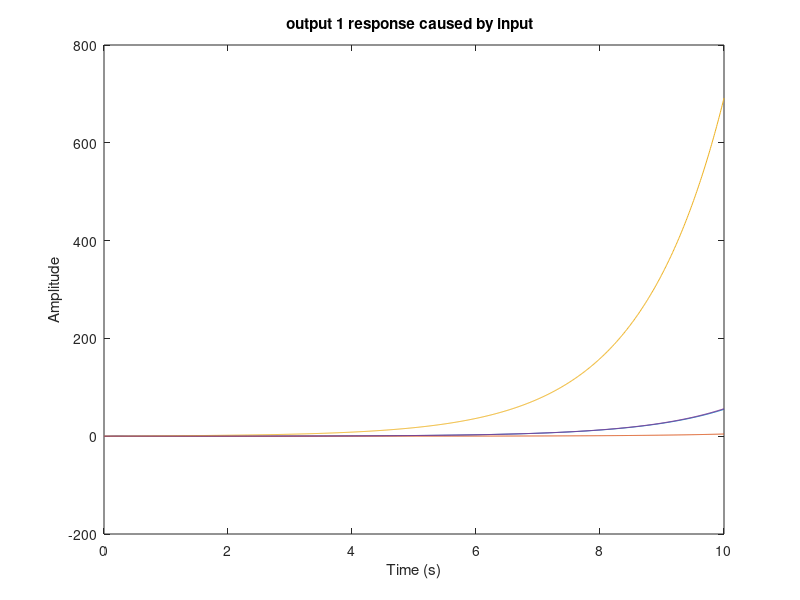
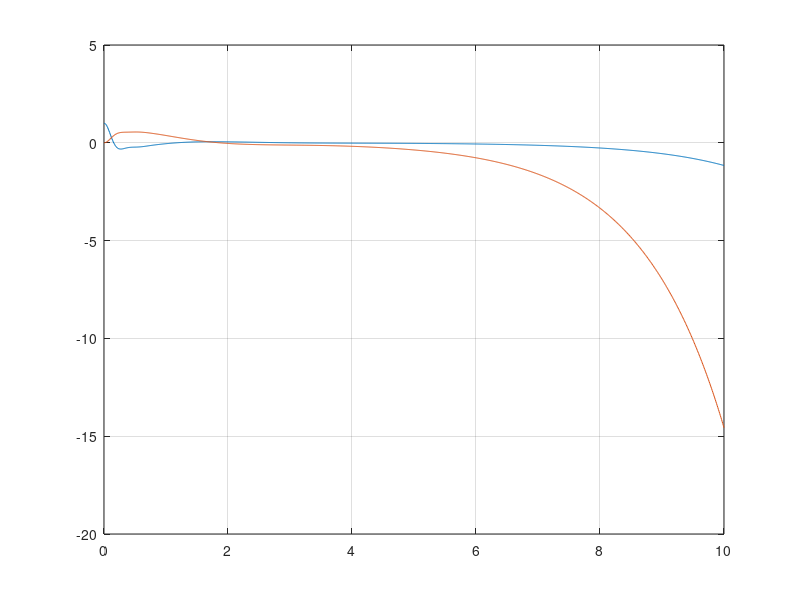
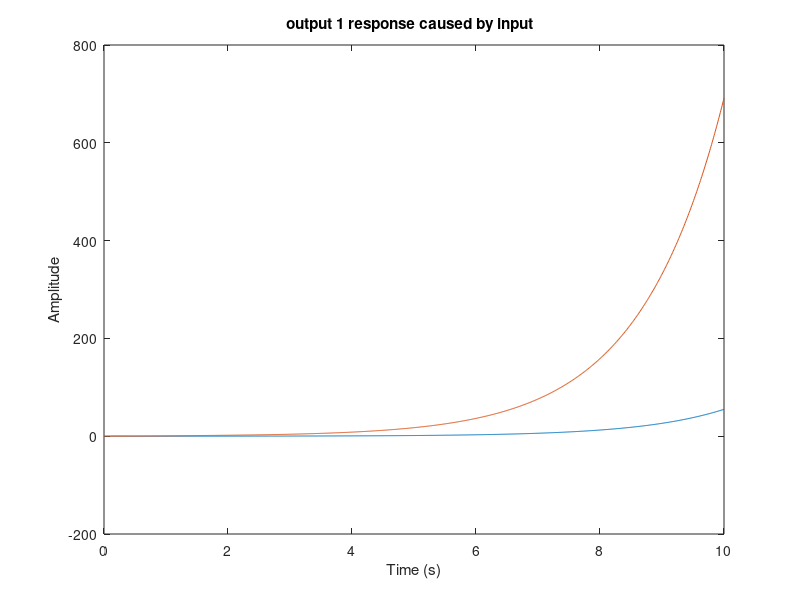
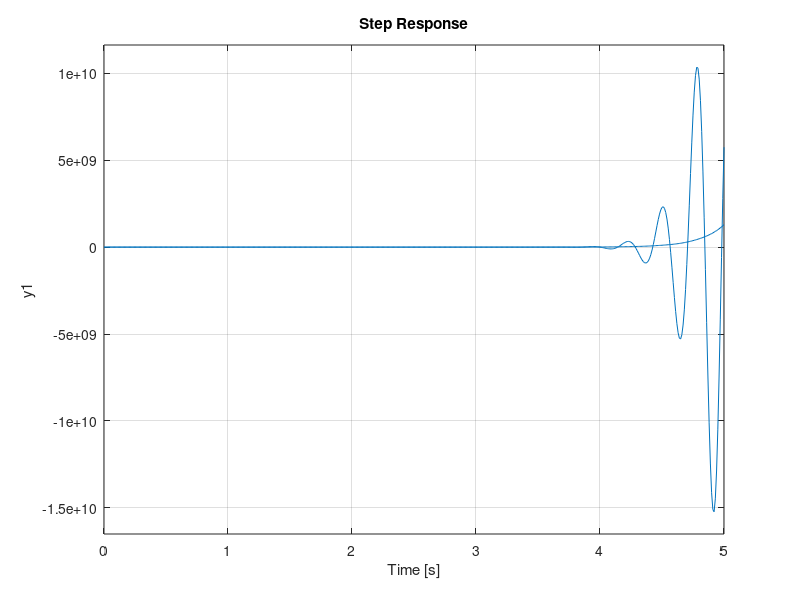

The MATLAB script that drew these images, in order:
% % https://octave-online.net/bucket~PhxdoTFwcvmrEwH7pgHGEt
clc,clear;
ap=[0 1 0 0;24.036 0 0 0;0 0 0 1;-0.239 0 0 0]; 
bp=[0;-4.789;0;1.437];
cp=[1 0 0 0;0 0 1 0 ];
dp=[0;0];
% para filtro kalman
sys=ss(ap,bp,cp,dp);
Q =cp'*cp;
R=[0.01 0 ; 0 0.01];
[H, ~, ~] = lqe(sys,Q,R)
% controlador
R2=[0.01]; 
[G, ~, ~]=lqr(ap,bp,Q,R2)  % GANANCIA DEL CONTROLADOR

%cONTROLADOR k(S)

K11=[ap-bp*G];  % 4X4
K12=[-bp*G];    %4X4
K21=[H*cp]; %4x4
K22=[ap-H*cp-bp*G];   %2x2

AK=[K11 K12;K21 K22];   %8x8
BK=[zeros(4,2);-H];     %8x2
CK=[cp zeros(2,4)];     %2x8
DK=[0 0;0 0];
% % % % % % % % % % % % % % % 
sysK=ss(AK,BK,CK,DK)


pause;
%% respuesta al impulso
[y11,t11] = step(sysK,[0:0.01:10]);

figure
plot(t11,y11(:,1,1));grid;
hold
plot(t11,y11(:,1,2));grid;
plot(t11,y11(:,2,1));grid;
plot(t11,y11(:,2,2));grid;
xlabel('Time (s)')
ylabel('Amplitude')
title('output 1 response caused by input  ')
hold off;

disp('GRAFICA IMPULSO INICIAL DEL ESPACIO DE ESTADOS DEL COMPENSADOR')
%% respuesta a impulso inicial
figure
t=0:0.01:10; 
x=initial(sysK,[1;0;0;0;0;0;0;0],t);
plot(t,x)
grid on;



disp('GRAFICAS ESCALON DEL ESPACIO DE ESTADOS DEL COMPENSADOR')
%% respuesta al impulso
[yk1,tk1] = step(sysK,[0:0.01:10]);

figure
plot(tk1,yk1(:,1));grid;
hold
plot(tk1,yk1(:,2));grid;
xlabel('Time (s)')
ylabel('Amplitude')
title('output 1 response caused by input  ')
hold off;

pause;

KS=tf(sysK);
GN=tf(sys);
P=KS*GN;    %1x2
UNO=ones(2,1);
paso1=UNO+KS*GN;

LC1=1/paso1(1,1);
LC2=1/paso1(2,1);

figure
step(LC1,0:0.01:5)
hold on
step(LC2,0:0.01:5)
